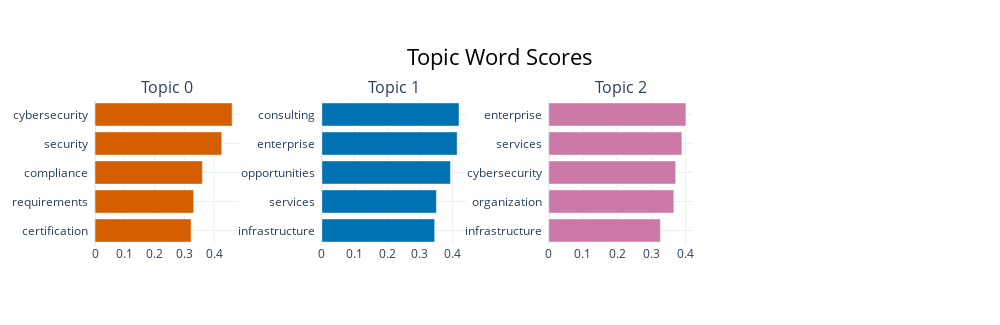

The notebook cell this image was saved under:
### Code cell
#refined extracted topics 
topic_model.visualize_barchart(top_n_topics=5)

### Figure 1 — Plotly figure (JSON) as saved in the notebook; plotly's stock layout.template omitted (floating-point values rounded to 4 significant figures)
{"data": [{"marker": {"color": "#D55E00"}, "orientation": "h", "type": "bar", "x": [0.3226, 0.3312, 0.3605, 0.4255, 0.4604], "xaxis": "x", "y": ["certification  ", "requirements  ", "compliance  ", "security  ", "cybersecurity  "], "yaxis": "y"}, {"marker": {"color": "#0072B2"}, "orientation": "h", "type": "bar", "x": [0.3451, 0.3504, 0.3933, 0.4138, 0.4195], "xaxis": "x2", "y": ["infrastructure  ", "services  ", "opportunities  ", "enterprise  ", "consulting  "], "yaxis": "y2"}, {"marker": {"color": "#CC79A7"}, "orientation": "h", "type": "bar", "x": [0.3267, 0.3659, 0.3714, 0.3895, 0.4013], "xaxis": "x3", "y": ["infrastructure  ", "organization  ", "cybersecurity  ", "services  ", "enterprise  "], "yaxis": "y3"}], "layout": {"annotations": [{"font": {"size": 16}, "showarrow": false, "text": "Topic 0", "x": 0.0875, "xanchor": "center", "xref": "paper", "y": 1, "yanchor": "bottom", "yref": "paper"}, {"font": {"size": 16}, "showarrow": false, "text": "Topic 1", "x": 0.3625, "xanchor": "center", "xref": "paper", "y": 1, "yanchor": "bottom", "yref": "paper"}, {"font": {"size": 16}, "showarrow": false, "text": "Topic 2", "x": 0.6375, "xanchor": "center", "xref": "paper", "y": 1, "yanchor": "bottom", "yref": "paper"}], "height": 325, "hoverlabel": {"bgcolor": "white", "font": {"family": "Rockwell", "size": 16}}, "showlegend": false, "title": {"font": {"color": "Black", "size": 22}, "text": "Topic Word Scores", "x": 0.5, "xanchor": "center", "yanchor": "top"}, "width": 1000, "xaxis": {"anchor": "y", "domain": [0, 0.175], "showgrid": true}, "xaxis2": {"anchor": "y2", "domain": [0.275, 0.45], "showgrid": true}, "xaxis3": {"anchor": "y3", "domain": [0.55, 0.725], "showgrid": true}, "xaxis4": {"anchor": "y4", "domain": [0.825, 1], "showgrid": true}, "yaxis": {"anchor": "x", "domain": [0, 1], "showgrid": true}, "yaxis2": {"anchor": "x2", "domain": [0, 1], "showgrid": true}, "yaxis3": {"anchor": "x3", "domain": [0, 1], "showgrid": true}, "yaxis4": {"anchor": "x4", "domain": [0, 1], "showgrid": true}}}
